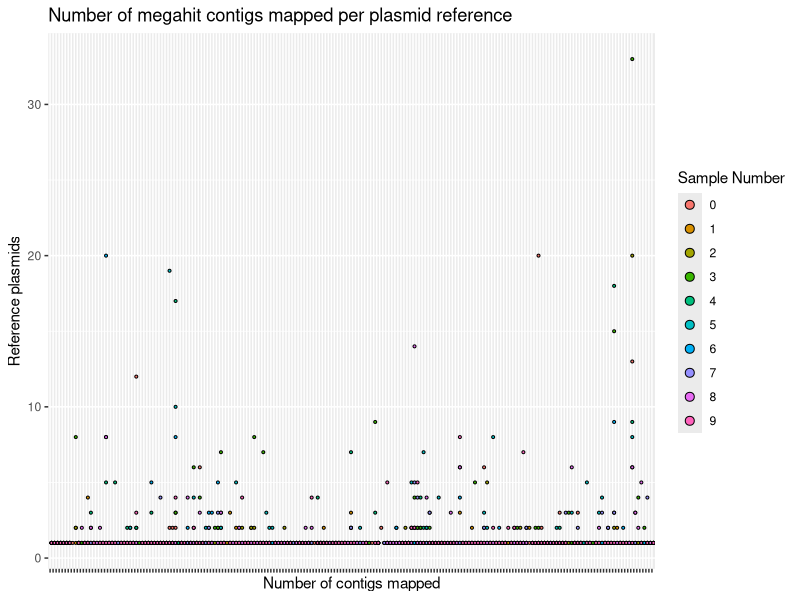
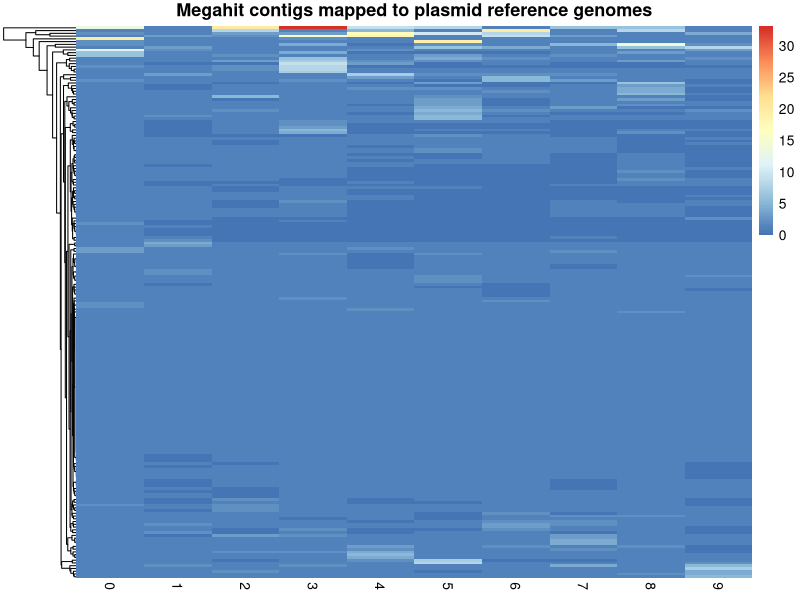
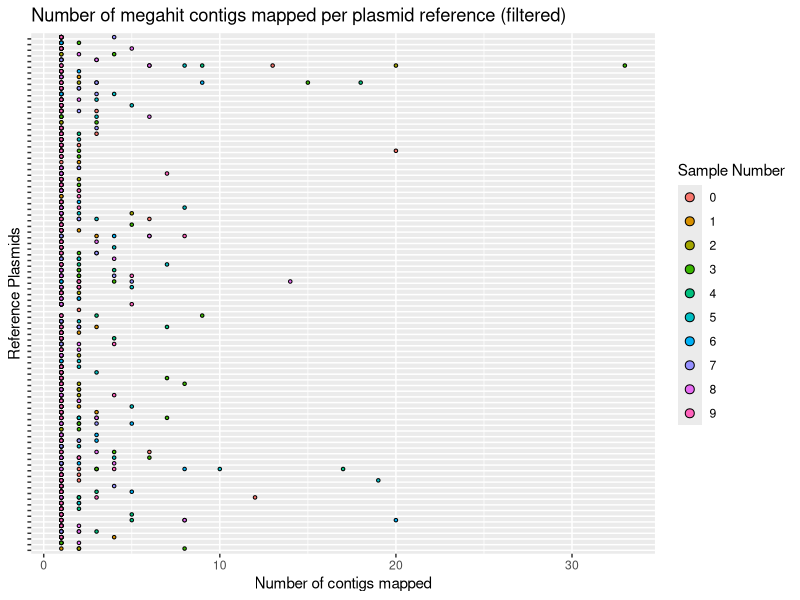
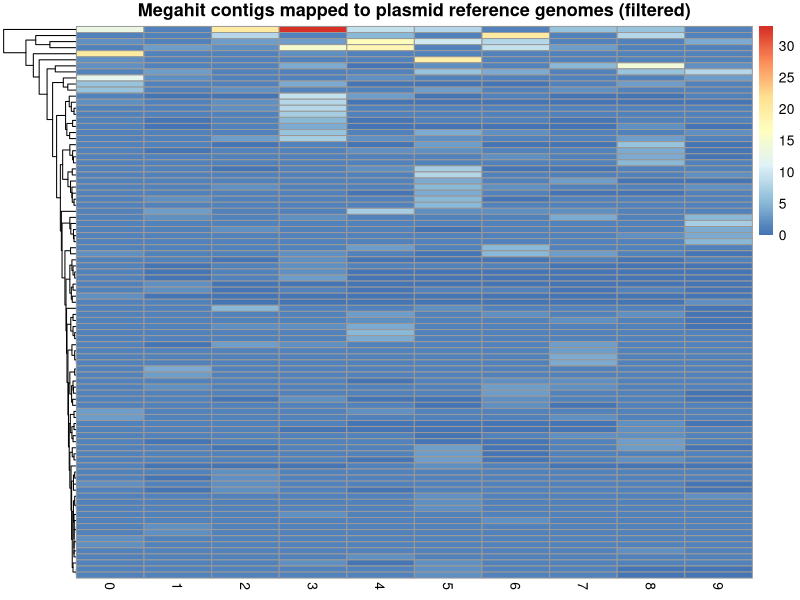
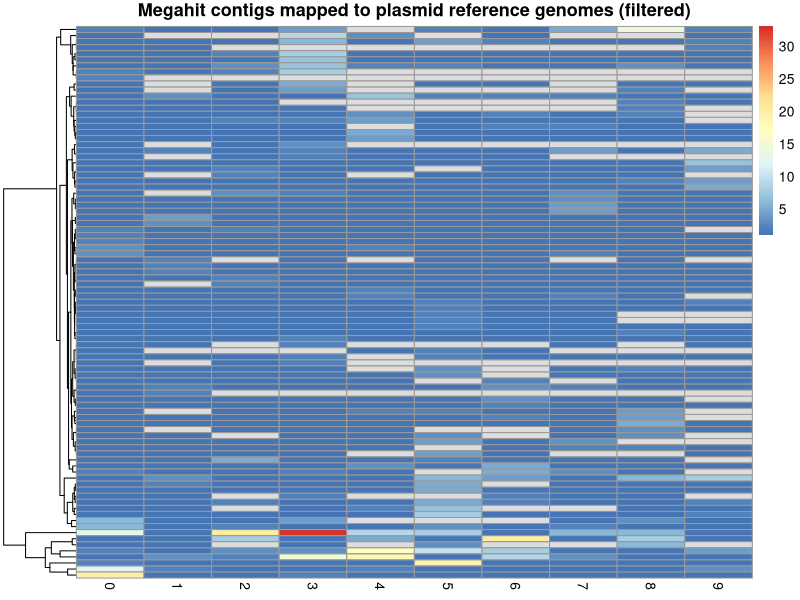
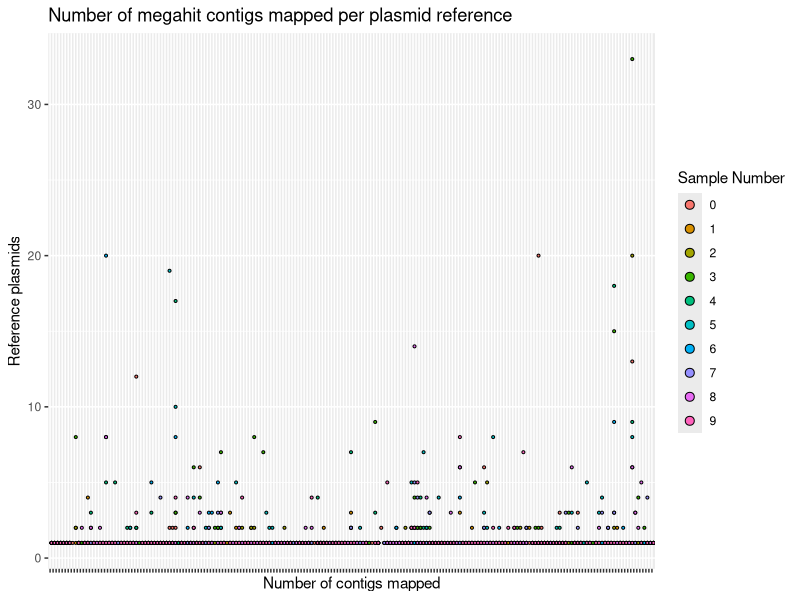
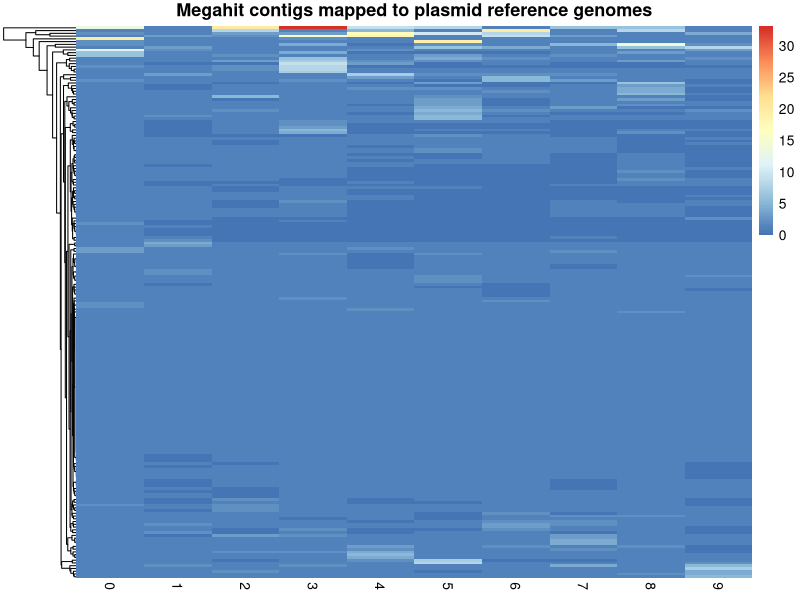
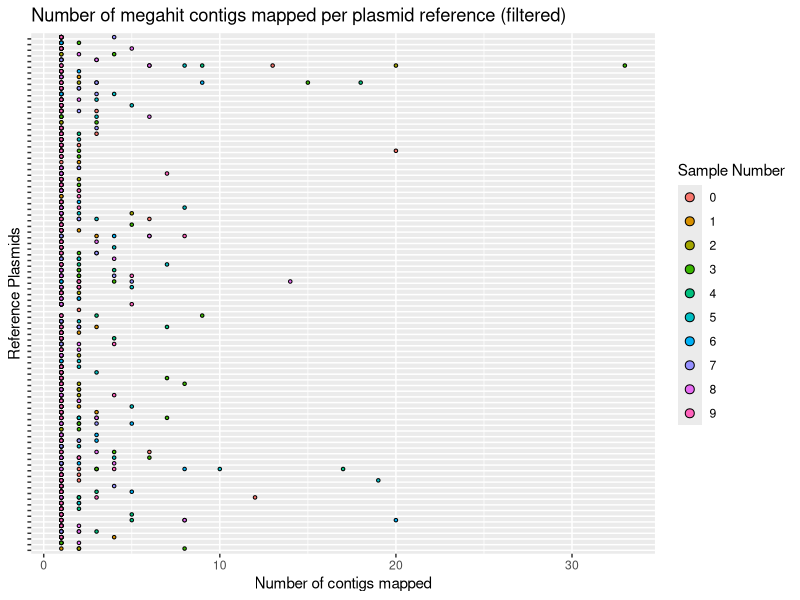

The R source for these figures, in order:
## ---- chunk 1

mapping_data <- read.csv("megahit_minimap_combined_mapping_data.txt", sep="\t")
## ---- chunk 2
library(ggplot2)
## ---- chunk 3

megahit_mappings <- ggplot(mapping_data,
                           aes(x=Num_Query_Sequences,
                               y=Target_Sequence,
                               fill=as.factor(Sample.Number))) + 
  geom_dotplot(binwidth = 0.2) + labs(fill = "Sample Number", y = "Number of contigs mapped", x = "Reference plasmids", title = "Number of megahit contigs mapped per plasmid reference") +
  theme(axis.text.x = element_blank()) + coord_flip()
## ---- chunk 4
megahit_mappings
## ---- chunk 5
library(dplyr)
library(tidyr)
library(tibble)

matrix_data <- mapping_data %>%
  pivot_wider(names_from = Sample.Number, 
              values_from = Num_Query_Sequences,
              values_fill = 0) %>%  # fill missing values with 0
  column_to_rownames("Target_Sequence") %>%
  as.matrix()
## ---- chunk 6
library(pheatmap)
pheatmap(matrix_data,
         main = "Megahit contigs mapped to plasmid reference genomes",
         show_rownames = FALSE,
         cluster_cols = FALSE)
         
## ---- chunk 7
library(dplyr)

filtered_data <- mapping_data %>%
  group_by(Target_Sequence) %>%
  filter(!all(Num_Query_Sequences == 1)) %>%
  ungroup()
## ---- chunk 8

ggplot(filtered_data,
       aes(x=Num_Query_Sequences,
           y=Target_Sequence,
           fill=as.factor(Sample.Number))) + 
  geom_dotplot(binwidth = 0.2) + labs(fill = "Sample Number", y = "Reference Plasmids", x = "Number of contigs mapped", title = "Number of megahit contigs mapped per plasmid reference (filtered)") + theme(axis.text.y = element_blank())

## ---- chunk 9

filtered_matrix_data <- filtered_data %>%
  pivot_wider(names_from = Sample.Number, 
              values_from = Num_Query_Sequences,
              values_fill = 0) %>%  # fill missing values with 0) %>%
  column_to_rownames("Target_Sequence") %>%
  as.matrix()

## ---- chunk 10
pheatmap(filtered_matrix_data,
         main = "Megahit contigs mapped to plasmid reference genomes (filtered)",
         show_rownames = FALSE,
         cluster_cols = FALSE)
## ---- chunk 11
nrow(filtered_matrix_data)

# 91 out of 108
## ---- chunk 12

filtered_matrix_data_wNA <- filtered_data %>%
  pivot_wider(names_from = Sample.Number, 
              values_from = Num_Query_Sequences) %>%
  column_to_rownames("Target_Sequence") %>%
  as.matrix()
  
## ---- chunk 13
pheatmap(filtered_matrix_data_wNA,
         main = "Megahit contigs mapped to plasmid reference genomes (filtered)",
         show_rownames = FALSE,
         cluster_cols = FALSE)
## ---- chunk 14

write.table(filtered_matrix_data, "filtered_minimap_megahit_mapping_matrix.txt", sep = "\t", row.names = TRUE, quote = FALSE)
## ---- chunk 15

mapping_data <- read.csv("megahit_minimap_combined_mapping_data.txt", sep="\t")
## ---- chunk 16
library(ggplot2)
## ---- chunk 17

megahit_mappings <- ggplot(mapping_data,
                           aes(x=Num_Query_Sequences,
                               y=Target_Sequence,
                               fill=as.factor(Sample.Number))) + 
  geom_dotplot(binwidth = 0.2) + labs(fill = "Sample Number", y = "Number of contigs mapped", x = "Reference plasmids", title = "Number of megahit contigs mapped per plasmid reference") +
  theme(axis.text.x = element_blank()) + coord_flip()
## ---- chunk 18
megahit_mappings
## ---- chunk 19
library(dplyr)
library(tidyr)
library(tibble)

matrix_data <- mapping_data %>%
  pivot_wider(names_from = Sample.Number, 
              values_from = Num_Query_Sequences,
              values_fill = 0) %>%  # fill missing values with 0
  column_to_rownames("Target_Sequence") %>%
  as.matrix()
## ---- chunk 20
library(pheatmap)
pheatmap(matrix_data,
         main = "Megahit contigs mapped to plasmid reference genomes",
         show_rownames = FALSE,
         cluster_cols = FALSE)
         
## ---- chunk 21
library(dplyr)

filtered_data <- mapping_data %>%
  group_by(Target_Sequence) %>%
  filter(!all(Num_Query_Sequences == 1)) %>%
  ungroup()
## ---- chunk 22

ggplot(filtered_data,
       aes(x=Num_Query_Sequences,
           y=Target_Sequence,
           fill=as.factor(Sample.Number))) + 
  geom_dotplot(binwidth = 0.2) + labs(fill = "Sample Number", y = "Reference Plasmids", x = "Number of contigs mapped", title = "Number of megahit contigs mapped per plasmid reference (filtered)") + theme(axis.text.y = element_blank())

## ---- chunk 23

filtered_matrix_data <- filtered_data %>%
  pivot_wider(names_from = Sample.Number, 
              values_from = Num_Query_Sequences,
              values_fill = 0) %>%  # fill missing values with 0) %>%
  column_to_rownames("Target_Sequence") %>%
  as.matrix()

## ---- chunk 24
pheatmap(filtered_matrix_data,
         main = "Megahit contigs mapped to plasmid reference genomes (filtered)",
         show_rownames = FALSE,
         cluster_cols = FALSE)
## ---- chunk 25
nrow(filtered_matrix_data)

# 91 out of 108
## ---- chunk 26

filtered_matrix_data_wNA <- filtered_data %>%
  pivot_wider(names_from = Sample.Number, 
              values_from = Num_Query_Sequences) %>%
  column_to_rownames("Target_Sequence") %>%
  as.matrix()
  
## ---- chunk 27
pheatmap(filtered_matrix_data_wNA,
         main = "Megahit contigs mapped to plasmid reference genomes (filtered)",
         show_rownames = FALSE,
         cluster_cols = FALSE)
## ---- chunk 28

write.table(filtered_matrix_data, "filtered_minimap_megahit_mapping_matrix.txt", sep = "\t", row.names = TRUE, quote = FALSE)
